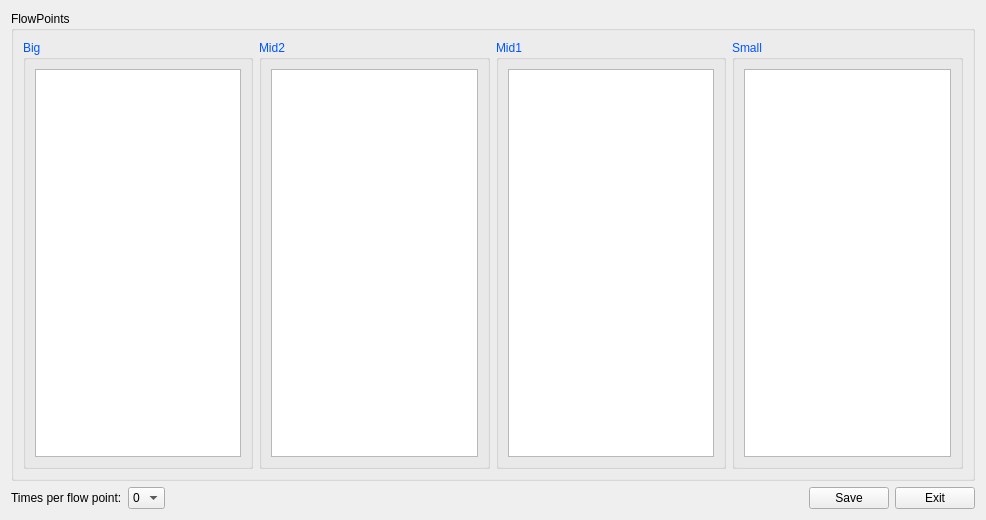
<?xml version="1.0" encoding="UTF-8"?>
<ui version="4.0">
 <class>StdCorrectPraClass</class>
 <widget class="QWidget" name="StdCorrectPraClass">
  <property name="windowModality">
   <enum>Qt::ApplicationModal</enum>
  </property>
  <property name="geometry">
   <rect>
    <x>0</x>
    <y>0</y>
    <width>986</width>
    <height>520</height>
   </rect>
  </property>
  <property name="windowTitle">
   <string>Params of Stand Meter Correction</string>
  </property>
  <property name="windowIcon">
   <iconset resource="../systemsetdlg.qrc">
    <normaloff>:/systemsetdlg/images/setting.png</normaloff>:/systemsetdlg/images/setting.png</iconset>
  </property>
  <layout class="QVBoxLayout" name="verticalLayout">
   <item>
    <widget class="QGroupBox" name="gBox_StdMeter">
     <property name="title">
      <string>FlowPoints</string>
     </property>
     <layout class="QHBoxLayout" name="horizontalLayout_2">
      <item>
       <widget class="QGroupBox" name="gBox_0">
        <property name="palette">
         <palette>
          <active>
           <colorrole role="WindowText">
            <brush brushstyle="SolidPattern">
             <color alpha="255">
              <red>0</red>
              <green>85</green>
              <blue>255</blue>
             </color>
            </brush>
           </colorrole>
          </active>
          <inactive>
           <colorrole role="WindowText">
            <brush brushstyle="SolidPattern">
             <color alpha="255">
              <red>0</red>
              <green>85</green>
              <blue>255</blue>
             </color>
            </brush>
           </colorrole>
          </inactive>
          <disabled>
           <colorrole role="WindowText">
            <brush brushstyle="SolidPattern">
             <color alpha="255">
              <red>120</red>
              <green>120</green>
              <blue>120</blue>
             </color>
            </brush>
           </colorrole>
          </disabled>
         </palette>
        </property>
        <property name="title">
         <string>Big</string>
        </property>
        <layout class="QGridLayout" name="gridLayout">
         <item row="1" column="0">
          <widget class="QTableWidget" name="tableWidget_0"/>
         </item>
        </layout>
       </widget>
      </item>
      <item>
       <widget class="QGroupBox" name="gBox_1">
        <property name="palette">
         <palette>
          <active>
           <colorrole role="WindowText">
            <brush brushstyle="SolidPattern">
             <color alpha="255">
              <red>0</red>
              <green>85</green>
              <blue>255</blue>
             </color>
            </brush>
           </colorrole>
          </active>
          <inactive>
           <colorrole role="WindowText">
            <brush brushstyle="SolidPattern">
             <color alpha="255">
              <red>0</red>
              <green>85</green>
              <blue>255</blue>
             </color>
            </brush>
           </colorrole>
          </inactive>
          <disabled>
           <colorrole role="WindowText">
            <brush brushstyle="SolidPattern">
             <color alpha="255">
              <red>120</red>
              <green>120</green>
              <blue>120</blue>
             </color>
            </brush>
           </colorrole>
          </disabled>
         </palette>
        </property>
        <property name="title">
         <string>Mid2</string>
        </property>
        <layout class="QGridLayout" name="gridLayout_2">
         <item row="0" column="0">
          <widget class="QTableWidget" name="tableWidget_1"/>
         </item>
        </layout>
       </widget>
      </item>
      <item>
       <widget class="QGroupBox" name="gBox_2">
        <property name="palette">
         <palette>
          <active>
           <colorrole role="WindowText">
            <brush brushstyle="SolidPattern">
             <color alpha="255">
              <red>0</red>
              <green>85</green>
              <blue>255</blue>
             </color>
            </brush>
           </colorrole>
          </active>
          <inactive>
           <colorrole role="WindowText">
            <brush brushstyle="SolidPattern">
             <color alpha="255">
              <red>0</red>
              <green>85</green>
              <blue>255</blue>
             </color>
            </brush>
           </colorrole>
          </inactive>
          <disabled>
           <colorrole role="WindowText">
            <brush brushstyle="SolidPattern">
             <color alpha="255">
              <red>120</red>
              <green>120</green>
              <blue>120</blue>
             </color>
            </brush>
           </colorrole>
          </disabled>
         </palette>
        </property>
        <property name="title">
         <string>Mid1</string>
        </property>
        <layout class="QGridLayout" name="gridLayout_3">
         <item row="0" column="0">
          <widget class="QTableWidget" name="tableWidget_2"/>
         </item>
        </layout>
       </widget>
      </item>
      <item>
       <widget class="QGroupBox" name="gBox_3">
        <property name="palette">
         <palette>
          <active>
           <colorrole role="WindowText">
            <brush brushstyle="SolidPattern">
             <color alpha="255">
              <red>0</red>
              <green>85</green>
              <blue>255</blue>
             </color>
            </brush>
           </colorrole>
          </active>
          <inactive>
           <colorrole role="WindowText">
            <brush brushstyle="SolidPattern">
             <color alpha="255">
              <red>0</red>
              <green>85</green>
              <blue>255</blue>
             </color>
            </brush>
           </colorrole>
          </inactive>
          <disabled>
           <colorrole role="WindowText">
            <brush brushstyle="SolidPattern">
             <color alpha="255">
              <red>120</red>
              <green>120</green>
              <blue>120</blue>
             </color>
            </brush>
           </colorrole>
          </disabled>
         </palette>
        </property>
        <property name="title">
         <string>Small</string>
        </property>
        <layout class="QGridLayout" name="gridLayout_4">
         <item row="0" column="0">
          <widget class="QTableWidget" name="tableWidget_3"/>
         </item>
        </layout>
       </widget>
      </item>
     </layout>
    </widget>
   </item>
   <item>
    <layout class="QHBoxLayout" name="horizontalLayout">
     <item>
      <widget class="QLabel" name="label">
       <property name="text">
        <string>Times per flow point:</string>
       </property>
      </widget>
     </item>
     <item>
      <widget class="QComboBox" name="comboBox">
       <item>
        <property name="text">
         <string>0</string>
        </property>
       </item>
       <item>
        <property name="text">
         <string>1</string>
        </property>
       </item>
       <item>
        <property name="text">
         <string>2</string>
        </property>
       </item>
       <item>
        <property name="text">
         <string>3</string>
        </property>
       </item>
       <item>
        <property name="text">
         <string>4</string>
        </property>
       </item>
       <item>
        <property name="text">
         <string>5</string>
        </property>
       </item>
      </widget>
     </item>
     <item>
      <spacer name="horizontalSpacer">
       <property name="orientation">
        <enum>Qt::Horizontal</enum>
       </property>
       <property name="sizeHint" stdset="0">
        <size>
         <width>40</width>
         <height>20</height>
        </size>
       </property>
      </spacer>
     </item>
     <item>
      <widget class="QPushButton" name="btnSave">
       <property name="text">
        <string>Save</string>
       </property>
      </widget>
     </item>
     <item>
      <widget class="QPushButton" name="btnExit">
       <property name="text">
        <string>Exit</string>
       </property>
      </widget>
     </item>
    </layout>
   </item>
  </layout>
 </widget>
 <resources>
  <include location="../systemsetdlg.qrc"/>
 </resources>
 <connections/>
</ui>
